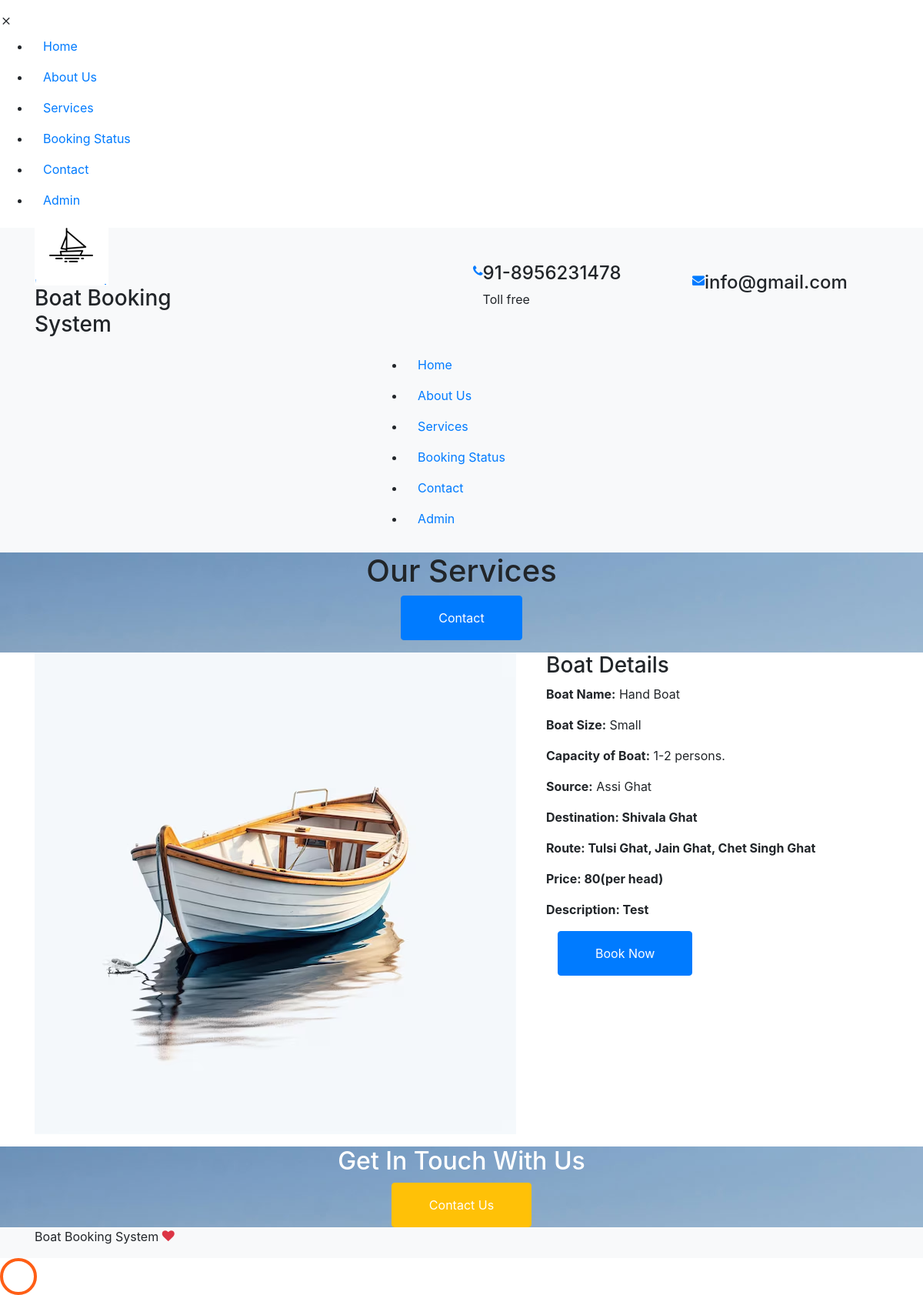
Screenshot of /bbs/boat-details.php?bid=1 with the database file from the repository.
### tables this page shows
CREATE TABLE `tblboat` (
  `ID` int(5) NOT NULL,
  `BoatName` varchar(250) DEFAULT NULL,
  `Image` varchar(250) DEFAULT NULL,
  `Size` varchar(100) DEFAULT NULL,
  `Capacity` varchar(100) DEFAULT NULL,
  `Source` varchar(250) DEFAULT NULL,
  `Destination` varchar(250) DEFAULT NULL,
  `Route` varchar(250) DEFAULT NULL,
  `Price` decimal(10,0) DEFAULT NULL,
  `Description` mediumtext DEFAULT NULL,
  `AddedBy` int(5) DEFAULT NULL,
  `CreationDate` timestamp NULL DEFAULT current_timestamp()
);

### bbs/boat-details.php (the view, shortened to what this page needs)
<?php session_start();
include('includes/config.php');
?>
<!DOCTYPE html>
<html lang="en">
<head>
  <link rel="stylesheet" href="fonts/icomoon/style.css">
  <link rel="stylesheet" href="css/bootstrap.min.css">
  <link rel="stylesheet" href="css/jquery-ui.css">
  <link rel="stylesheet" href="css/owl.carousel.min.css">
  <link rel="stylesheet" href="css/owl.theme.default.min.css">
  <link rel="stylesheet" href="css/owl.theme.default.min.css">
  <link rel="stylesheet" href="css/jquery.fancybox.min.css">
  <link rel="stylesheet" href="css/bootstrap-datepicker.css">
  <link rel="stylesheet" href="fonts/flaticon/font/flaticon.css">
  <link rel="stylesheet" href="css/aos.css">
  <link href="css/jquery.mb.YTPlayer.min.css" media="all" rel="stylesheet" type="text/css">
  <link rel="stylesheet" href="css/style.css">
</head>
<body data-spy="scroll" data-target=".site-navbar-target" data-offset="300">
  <div class="site-wrap">
    <?php include_once("includes/navbar.php");?>
    <div class="intro-section" style="background-image: url('images/hero_2.jpg');">
        <div class="container">
          <div class="row align-items-center">
            <div class="col-lg-7 mx-auto text-center" data-aos="fade-up">
              <h1>Our Services</h1>
              <p><a href="#" class="btn btn-primary py-3 px-5">Contact</a></p>
            </div>
          </div>
        </div>
      </div>
    <div class="site-section">
      <div class="container">
        <?php
$bid=$_GET['bid'];
$query = mysqli_query($con, "SELECT * FROM tblboat WHERE ID='$bid'");
while($result=mysqli_fetch_array($query)){
?>
        <div class="row">
          <div class="col-md-7">
            <p><img src="admin/images/<?php echo $result['Image'];?>" alt="Image" class="img-fluid"></p>
          </div>
          <div class="col-md-5">
            <h3 class="heading-92913 text-black">Boat Details</h3>
                <p><strong>Boat Name:</Strong>  <?php echo $result['BoatName'];?></p>
                <p><strong>Boat Size:</Strong>  <?php echo $result['Size'];?></p>
                <p><strong>Capacity of Boat:</Strong>  <?php echo $result['Capacity'];?> persons.</p>
              <p><strong>Source:</Strong>  <?php echo $result['Source'];?></p>
              <p><strong>Destination: <?php echo $result['Destination'];?></strong> </p>
                <p><strong>Route: <?php echo $result['Route'];?></strong> </p>
                <p><strong>Price: <?php echo $result['Price'];?>(per head)</strong> </p>
                <p><strong>Description: <?php echo $result['Description'];?></strong> </p>
              <div class="form-group col-md-12">
                <a href="book-boat.php?bid=<?php echo $result['ID']; ?>"  class="btn btn-primary py-3 px-5">
                 Book Now</a>
              </div>
          </div>
        </div>
      </div><?php } ?>
    </div>
    <div class="site-section bg-image overlay" style="background-image: url('images/hero_2.jpg');">
      <div class="container">
        <div class="row justify-content-center">
          <div class="col-md-7 text-center">
            <h2 class="text-white">Get In Touch With Us</h2>
            <p class="mb-0"><a href="contact.php" class="btn btn-warning py-3 px-5 text-white">Contact Us</a></p>
          </div>
        </div>
      </div>
    </div>
    <?php include_once("includes/footer.php");?>
  </div>
  <div id="loader" class="show fullscreen"><svg class="circular" width="48px" height="48px"><circle class="path-bg" cx="24" cy="24" r="22" fill="none" stroke-width="4" stroke="#eeeeee"/><circle class="path" cx="24" cy="24" r="22" fill="none" stroke-width="4" stroke-miterlimit="10" stroke="#ff5e15"/></svg></div>
</body>
</html>

### rows the page displays
tblboat: Image (picture), BoatName "Hand Boat", Size "Small", Capacity "1-2", Source "Assi Ghat", Destination "Shivala Ghat", Route "Tulsi Ghat, Jain Ghat, Chet Singh Ghat", Price "80", Description "Test"
